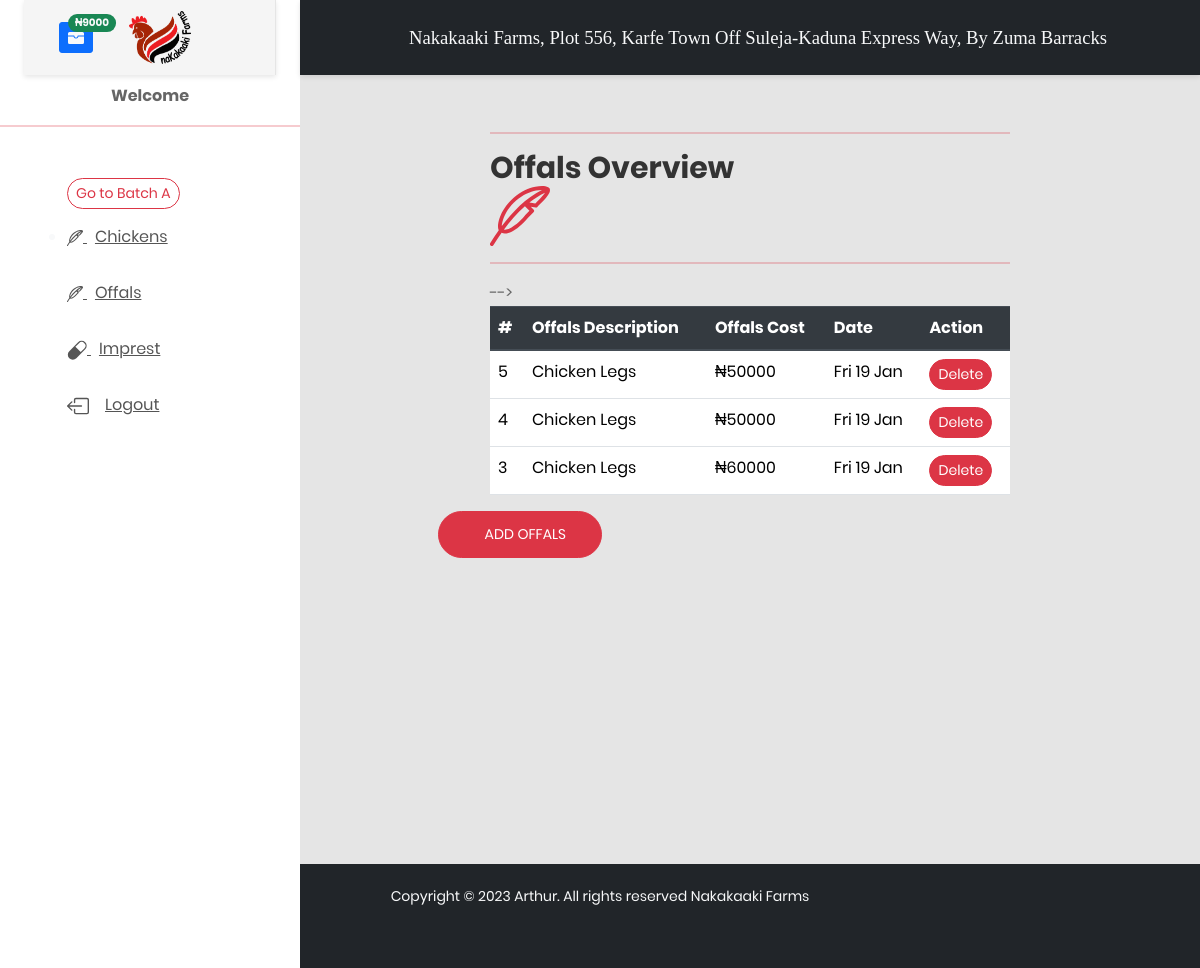
/offals_overview_b/, run on an earlier commit of the app's database.
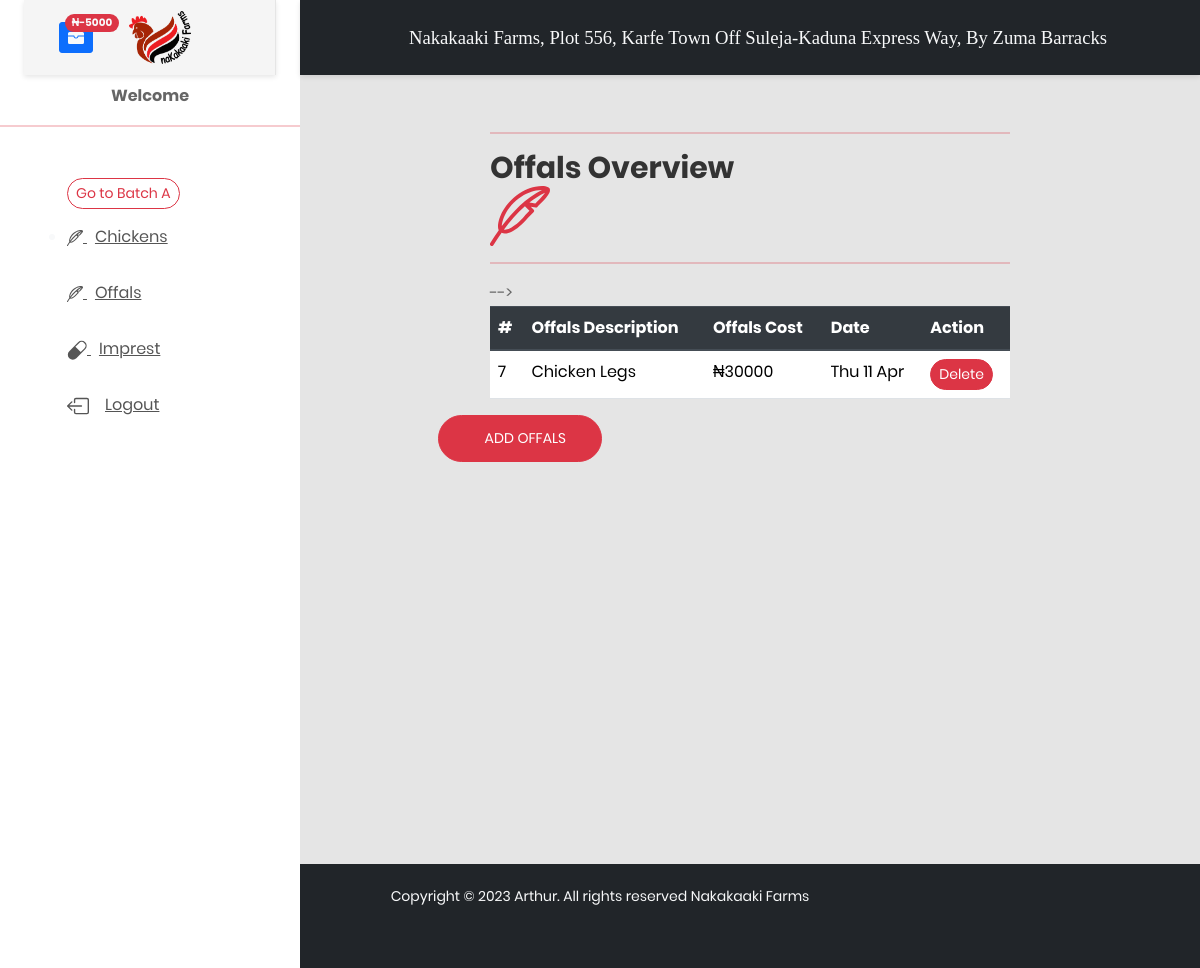
And on a later commit of the database.
### poultry_b/models.py (models this page shows)
class Offals_b(models.Model):
    offals_description = models.CharField(max_length=100)
    offals_cost = models.IntegerField(default=0, null=True, blank=True)
    date = models.DateTimeField(auto_now_add=True, null=True, blank=False)

### poultry_b/views.py (the view)
# urls.py: path('offals_overview_b/', new_views.offals_overview_b, name='offals_overview_b'),
def offals_overview_b(request):
    off = Offals_b.objects.all().order_by('-date')
    imprest = Imprest_b.objects.values_list('total_imprest', flat=True).last()
    context = {
        'off': off,
        'imprest': imprest,
    }
    return render(request, 'poultry_b/offals_overview_b.html', context)

### poultry_b/templates/poultry_b/offals_overview_b.html (shortened to what this page needs)
{%extends 'poultry_b/base_b.html'%}
{%load crispy_forms_tags%}
{%block content%}
<div class="container-fluid">
 <div class="row">
  <div class="col-md-8 offset-2">
      <hr class="text-danger">
      <div class="row">
          <div class="col-7">
               <h2>Offals Overview
      <i>
      </i>
               </h2>
          </div>
          <div class="col-3">
          </div>
      </div>
{%if queryset and date%}
      <div>{%include 'poultry/message.html'%}</div>
   <table class="table">
  <thead class="thead-dark">
    <tr>
      <th scope="col">#</th>
      <th scope="col">Offals Description</th>
      <th scope="col">Offals Cost</th>
       <th scope="col">Date</th>
    </tr>
  <hr class="text-danger">
  <!-- </thead>
  <tbody>
   {%for rows in queryset%}
    <tr>
       <td>{{rows.id}}</td>
       <td>{{rows.drug_description}}</td>
        <td>₦{{rows.drug_cost}}</td>
       <td>{{rows.date}}</td>
         {%if user.is_superuser%}
        <td><a href="{%url 'update_drugs' rows.id%}" class="btn btn-sm btn-primary rounded-pill">Update</a></td>
         {%endif%}
    </tr>
    {%endfor%}
  </tbody>
</table>
</div>
     <div class="col-md-4">
   <div class="overview-wrap">
      <h2 class="title-1"></h2>
      <a href="{%url 'drugs_overview'%}"><button class="btn au-btn btn-sm btn-danger rounded-pill my-3">
      <i class="zmdi zmdi-plus"></i>add drugs</button></a>
 </div>
    </div>
     <div class="col-md-2">
      <a href="{%url 'drugs_overview'%}" class="btn au-btn btn-sm btn-danger rounded-pill my-3">Refresh</a>
         </div>
</div>
  </div>
      {%elif queryset.count == 0%}
<div>{%include 'poultry/message.html'%}</div>
   <h3 class="my-2">No Data Found</h3>
<div class="col-md-2">
      <a href="{%url 'drugs_overview'%}" class="btn au-btn btn-sm btn-danger rounded-pill my-3">Refresh</a>
</div>
{%else%}
   <table class="table">
  <thead class="thead-dark">
    <tr>
       <th scope="col">#</th>
      <th scope="col">Offals Description</th>
      <th scope="col">Offals Cost</th>
       <th scope="col">Date</th>
       <th scope="col">Action</th>
    </tr>
  <hr class="text-danger">
 </thead>
       <tbody>-->
   {%for rows in off%}
    <tr>
       <td>{{rows.id}}</td>
       <td>{{rows.offals_description}}</td>
        <td>₦{{rows.offals_cost}}</td>
       <td>{{rows.date|date:"D d M"}}</td>
         <td><a href="{%url 'offals_overview_delete_b' rows.id%}" class="btn btn-sm btn-danger rounded-pill">Delete</a></td>
    </tr>
    {%endfor%}
  </tbody>
</table>
</div>
     <div class="col-md-4">
   <div class="overview-wrap">
      <a href="{%url 'offals_b'%}"><button class="btn au-btn btn-sm btn-danger rounded-pill my-3">
      <i class="zmdi zmdi-plus"></i>add Offals</button></a>
 </div>
    </div>
</div>
  </div>
{%endif%}
{%endblock%}

### poultry_b/templates/poultry_b/base_b.html (shortened to what this page needs)
<!DOCTYPE html>
<html lang="en">
<head>
    <link href="https://cdn.jsdelivr.net/npm/bootstrap@5.1.3/dist/css/bootstrap.min.css" rel="stylesheet">
    <link rel="stylesheet" href="https://stackpath.bootstrapcdn.com/bootstrap/4.5.2/css/bootstrap.min.css">
    <link href="/static/css/font-face.css" rel="stylesheet" media="all">
    <link href="/static/vendor/font-awesome-4.7/css/font-awesome.min.css" rel="stylesheet" media="all">
    <link href="/static/vendor/font-awesome-5/css/fontawesome-all.min.css" rel="stylesheet" media="all">
    <link href="/static/vendor/mdi-font/css/material-design-iconic-font.min.css" rel="stylesheet" media="all">
    <link href="/static/vendor/bootstrap-4.1/bootstrap.min.css" rel="stylesheet" media="all">
    <link href="/static/vendor/animsition/animsition.min.css" rel="stylesheet" media="all">
    <link href="/static/vendor/bootstrap-progressbar/bootstrap-progressbar-3.3.4.min.css" rel="stylesheet" media="all">
    <link href="/static/vendor/wow/animate.css" rel="stylesheet" media="all">
    <link href="/static/vendor/css-hamburgers/hamburgers.min.css" rel="stylesheet" media="all">
    <link href="/static/vendor/slick/slick.css" rel="stylesheet" media="all">
    <link href="/static/vendor/select2/select2.min.css" rel="stylesheet" media="all">
    <link href="/static/vendor/perfect-scrollbar/perfect-scrollbar.css" rel="stylesheet" media="all">
    <link href="/static/css/theme.css" rel="stylesheet" media="all">
</head>
<body class="animsition">
    <div class="page-wrapper">
        <aside class="menu-sidebar d-none d-lg-block">
            <div class="logo mx-4">
                  {%if imprest < 5000%}
                                                        <button type="button" class="btn btn-primary btn-sm position-relative float-left">
                                                          <span class="position-absolute top-0 start-100 translate-middle badge rounded-pill bg-danger">
                                                            <p class="text-light" data-toggle="tooltip" data-placement="top" title="Imprest Balance"> ₦{{imprest}}</p>
                                                          </span>
                                                        </button>
                                                        {%else%}
                                                        <button type="button" class="btn btn-primary btn-sm position-relative float-left">
                                                          <span class="position-absolute top-0 start-100 translate-middle badge rounded-pill bg-success text-light">
                                                            <p class="text-light" data-toggle="tooltip" data-placement="top" title="Imprest Balance"> ₦{{imprest}}</p>
                                                          </span>
                                                        </button>
                                                        {%endif%}
                <div class="container justify-content-center">
                <a href="#">
                    <img src="/static/images/icon/NAKAKAAKI LOGO AND LETTER HEAD PNG.png" class="mt-3 my-3 mx-4" style="width: 50%" alt="Nakakaaki" />
                </a>
</div>
            </div>
            <div class="text-center my-2"><b>Welcome {{user.first_name}}</b></div>
            <hr class="text-danger">
            <div class="menu-sidebar__content js-scrollbar1">
                <nav class="navbar-sidebar text-dark">
                                <ul>
                                  <a href="{%url 'chicken'%}" class="btn btn-sm btn-outline-danger rounded-pill">Go to Batch A</a>
                                </ul>
                    <ul class="navbar__list">
                        <li class="text-light">
                    <ul class="list-unstyled navbar__list">
                        <li class="has-sub">
                            <a class="js-arrow" href="#">
                                <span class="mx-2">Chickens</span></a>
                        <li class="has-sub">
                            <a class="js-arrow" href="#">
                                        <span class="mx-2">Offals</span></a>
                         <li class="has-sub">
                            <a class="js-arrow" href="#">
           <svg xmlns="http://www.w3.org/2000/svg" width="20" height="20" fill="currentColor" class="bi bi-capsule" viewBox="0 0 16 16">
         <path d="M1.828 8.9 8.9 1.827a4 4 0 1 1 5.657 5.657l-7.07 7.071A4 4 0 1 1 1.827 8.9Zm9.128.771 2.893-2.893a3 3 0 1 0-4.243-4.242L6.713 5.429z"/>
         </svg>
      <span class="mx-2">Imprest</span></a>
                         <li>
                            <a href="{%url 'logout'%}">
                                <span class="mx-3">Logout</span></a>
                       </li>
                </nav>
            </div>
        </aside>
        <div class="page-container">
            <header class="header-desktop bg-dark">
                <div class="section__content section__content--p30">
                    <div class="container-fluid">
                        <div class="header-wrap">
                            <div class="header-button">
                                <div class="noti-wrap">
                                </div>
                            <div class="card-body">
                                            <div class="container">
                                                    <div class="row">
                                                    <div class="" role="alert">
                                                  <button type="button" onclick="this.parentNode.parentNode.removeChild(this.parentNode);"</button>
                                                   <marquee><p style="font-family: Larrington; font-size: 14pt" class="text-light">Nakakaaki Farms, Plot 556, Karfe Town Off Suleja-Kaduna Express Way, By Zuma Barracks</p></marquee>
                                                </div>
                                                    </div>
                                                </div>
                            </div>
                        </div>
                    </div>
                </div>
            </header>
 <div class="main-content">
                <div class="section__content section__content--p30">
                    <div class="container-fluid">
                        <div class="row">
                            <div class="col-md-12">
                                <div class="overview-wrap">
        {%block content%}{%endblock%}
</div>
  </div>
</div>
                            </div>
                        </div>
                    </div>
                </div>
 </div>
            <div class="row bg-dark">
                            <div class="col">
                                <div class="copyright">
                                    <p class="text-light">Copyright © 2023 Arthur. All rights reserved Nakakaaki Farms</p>
                                </div>
                            </div>
                        </div>
</body>
</html>

What changed in the data, as far as the page shows it:
removed Offals_b: id "5", offals_description "Chicken Legs", offals_cost "50000", date "Fri 19 Jan"
removed Offals_b: id "4", offals_description "Chicken Legs", offals_cost "50000", date "Fri 19 Jan"
removed Offals_b: id "3", offals_description "Chicken Legs", offals_cost "60000", date "Fri 19 Jan"
added Offals_b: id "7", offals_description "Chicken Legs", offals_cost "30000", date "Thu 11 Apr"
Also different on the page:
{{ imprest }}: (not shown) → "-5000"
{{ imprest }}: "9000" → (not shown)
